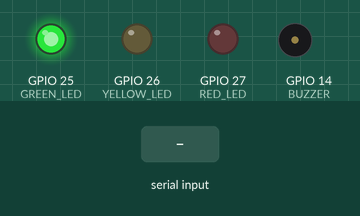
Simulated run of this sketch. Board: ESP32. Parts: output pins drawn as LEDs (lit = HIGH), buzzer (waves = sounding, pin HIGH). The inputs (shaded band) are chosen by the test bench. What the sketch prints to the serial monitor is not drawn.

Above: at 1.2 s.
1.3 s: "SLOW\n" received over Serial
At 2.1 s:
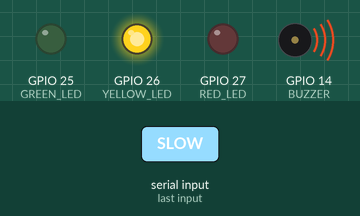
2.8 s: "PULL_RIGHT\n" received over Serial
At 3.3 s:
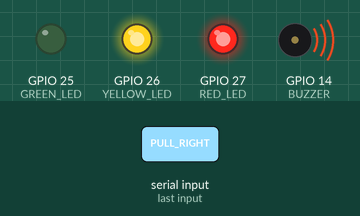
4.3 s: "STOP\n" received over Serial
At 5.5 s:
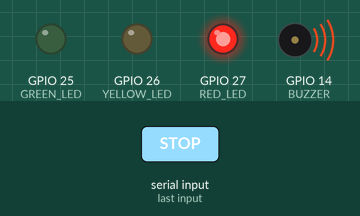
5.8 s: "NORMAL\n" received over Serial
At 6.8 s:
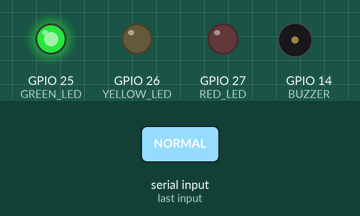
Timing chart, 0 to 8.3 s (numbered marks = the images above; inputs shaded):
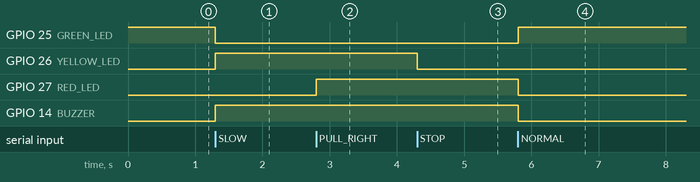

Measured:
- after the input at 1.3 s, GPIO 25 (GREEN_LED): HIGH → LOW at once; GPIO 26 (YELLOW_LED), GPIO 14 (BUZZER): LOW → HIGH at once
- after the input at 2.8 s, GPIO 27 (RED_LED): LOW → HIGH at once
- after the input at 4.3 s, GPIO 26 (YELLOW_LED): HIGH → LOW at once
- after the input at 5.8 s, GPIO 25 (GREEN_LED): LOW → HIGH at once; GPIO 27 (RED_LED), GPIO 14 (BUZZER): HIGH → LOW at once

The sketch:

esp32_traffic_light.ino
```cpp
/*
  Emergency Vehicle Recognition - ESP32 traffic light controller

  Raspberry Pi sends one command per line over USB serial:
    NORMAL      green on
    SLOW        yellow on
    PULL_RIGHT  yellow + red on
    STOP        red on
*/

#include <Arduino.h>

const int GREEN_LED = 25;
const int YELLOW_LED = 26;
const int RED_LED = 27;
const int BUZZER = 14;

void handleCommand(String command);
void setOutputs(bool green, bool yellow, bool red, bool buzzer);

void setup() {
  Serial.begin(115200);

  pinMode(GREEN_LED, OUTPUT);
  pinMode(YELLOW_LED, OUTPUT);
  pinMode(RED_LED, OUTPUT);
  pinMode(BUZZER, OUTPUT);

  handleCommand("NORMAL");
  Serial.println("ESP32 traffic light ready");
}

void loop() {
  if (!Serial.available()) {
    return;
  }

  String command = Serial.readStringUntil('\n');
  command.trim();
  command.toUpperCase();
  handleCommand(command);
}

void handleCommand(String command) {
  if (command == "NORMAL") {
    setOutputs(true, false, false, false);
  } else if (command == "SLOW") {
    setOutputs(false, true, false, true);
  } else if (command == "PULL_RIGHT") {
    setOutputs(false, true, true, true);
  } else if (command == "STOP") {
    setOutputs(false, false, true, true);
  }
}

void setOutputs(bool green, bool yellow, bool red, bool buzzer) {
  digitalWrite(GREEN_LED, green ? HIGH : LOW);
  digitalWrite(YELLOW_LED, yellow ? HIGH : LOW);
  digitalWrite(RED_LED, red ? HIGH : LOW);
  digitalWrite(BUZZER, buzzer ? HIGH : LOW);
}
```
